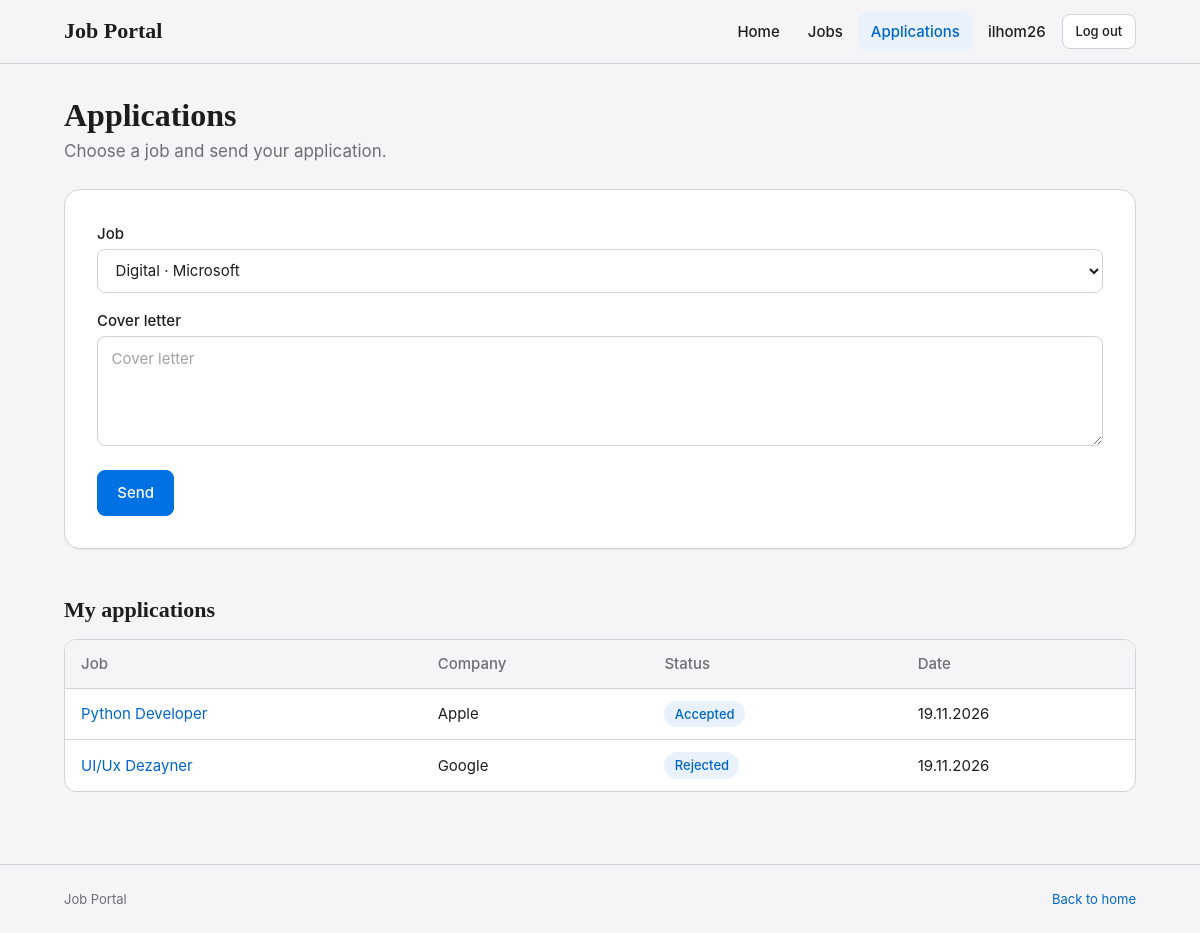
The page /applications/ (signed in) on the database its author committed.
### myapp/models.py (models this page shows, shortened)
class Application(models.Model):
    STATUS_CHOICES = [('pending', 'Pending'), ('accepted', 'Accepted'), ('rejected', 'Rejected'),]
    job = models.ForeignKey(Job, on_delete=models.CASCADE, related_name='applications')
    user = models.ForeignKey(User, on_delete=models.CASCADE, related_name='applications')
    cover_letter = models.TextField()
    status = models.CharField(max_length=20, choices=STATUS_CHOICES, default='pending')
    created_at = models.DateTimeField(auto_now_add=True)

class Job(models.Model):
    EMPLOYMENT_TYPES = [('full_time', 'Full time'), ('part_time', 'Part time')]
    title = models.CharField(max_length=200)
    description = models.TextField()
    salary = models.DecimalField(max_digits=10, decimal_places=2)
    location = models.CharField(max_length=100)
    employment_type = models.CharField(max_length=20, choices=EMPLOYMENT_TYPES)
    created_at = models.DateTimeField(auto_now_add=True)
    company = models.ForeignKey(Company, on_delete=models.CASCADE, related_name='jobs')
    category = models.ForeignKey(Category, on_delete=models.CASCADE, related_name='jobs')
    created_by = models.ForeignKey(User, on_delete=models.CASCADE, related_name='jobs')

class Company(models.Model):
    name = models.CharField(max_length=100)
    description = models.TextField()
    website = models.URLField()

### myapp/views.py (the view, shortened to what this page needs)
# urls.py: path('applications/', applications, name='applications'),
@login_required
def applications(request):
    applied_jobs = request.user.applications.values_list('job__id', flat=True)
    jobs = Job.objects.select_related('company').exclude(id__in=applied_jobs)
    my_applications = request.user.applications.select_related('job', 'job__company')
    return render(request, 'applications.html', {'jobs': jobs, 'my_applications': my_applications})

### templates/applications.html (shortened to what this page needs)
{% extends "base.html" %}
{% block content %}
<div class="page-header">
    <div>
        <h1>Applications</h1>
        <p>Choose a job and send your application.</p>
    </div>
</div>
<form method="post" class="card form-card stack">
    <div class="field">
        <label for="job">Job</label>
        <select name="job" id="job" required>
            {% for i in jobs %}
                <option value="{{ i.id }}">{{ i.title }} · {{ i.company.name }}</option>
            {% endfor %}
        </select>
    </div>
    <div class="field"><label for="cover_letter">Cover letter</label><textarea name="cover_letter" id="cover_letter" placeholder="Cover letter" required></textarea></div>
    <div class="form-actions"><button type="submit" class="btn btn-primary">Send</button></div>
</form>
<h2 class="section-title">My applications</h2>
<div class="table-wrap">
    <table class="table">
        <tr><th>Job</th><th>Company</th><th>Status</th><th>Date</th></tr>
        {% for i in my_applications %}
            <tr><td><a href="{% url 'job_detail' i.job.id %}">{{ i.job.title }}</a></td><td>{{ i.job.company.name }}</td><td><span class="badge">{{ i.get_status_display }}</span></td><td>{{ i.created_at|date:"d.m.Y" }}</td></tr>
        {% empty %}
            <tr><td colspan="4">No applications yet.</td></tr>
        {% endfor %}
    </table>
</div>
{% endblock %}

### templates/base.html (shortened to what this page needs)
{% load static %}
<!DOCTYPE html>
<html lang="en">
<head>
    <link rel="stylesheet" href="{% static 'css/style.css' %}">
</head>
<body>
{% block nav %}
    <header class="navbar">
        <div class="container">
            <a class="brand" href="{% url 'home' %}">Job Portal</a>
            <nav class="nav-menu">
                <a class="nav-link {% if request.resolver_match.url_name == 'home' %}active{% endif %}" href="{% url 'home' %}">Home</a>
                <a class="nav-link {% if request.resolver_match.url_name == 'job_list' %}active{% endif %}" href="{% url 'job_list' %}">Jobs</a>
                {% if user.is_authenticated %}
                    {% if user.username != 'admin' %}
                        <a class="nav-link {% if request.resolver_match.url_name == 'applications' %}active{% endif %}" href="{% url 'applications' %}">Applications</a>
                        <a class="nav-link {% if request.resolver_match.url_name == 'profile' %}active{% endif %}" href="{% url 'profile' %}">{{ user.username }}</a>
                    {% endif %}
                    <form method="post" action="{% url 'logout' %}">
                        <button type="submit" class="btn btn-sm">Log out</button>
                    </form>
                {% else %}
                    <a class="nav-link {% if request.resolver_match.url_name == 'login' %}active{% endif %}" href="{% url 'login' %}">Login</a>
                    <a class="nav-link {% if request.resolver_match.url_name == 'register' %}active{% endif %}" href="{% url 'register' %}">Register</a>
                {% endif %}
            </nav>
        </div>
    </header>
{% endblock %}
    <main class="main">
        <div class="container {% block container_class %}{% endblock %}">
            {% block content %}{% endblock %}
        </div>
    </main>
{% block footer %}
    <footer class="footer">
        <div class="container">
            <span>Job Portal</span>
            <a href="{% url 'home' %}">Back to home</a>
        </div>
    </footer>
{% endblock %}
</body>
</html>

### rows shown on the page
Application: job "Python Developer", job.company.name "Apple", status "Accepted", created_at "19.11.2026"
Application: job "UI/Ux Dezayner", job.company.name "Google", status "Rejected", created_at "19.11.2026"

### other values the page prints
{{ user.username }} "ilhom26"
form field job "Digital · Microsoft"
